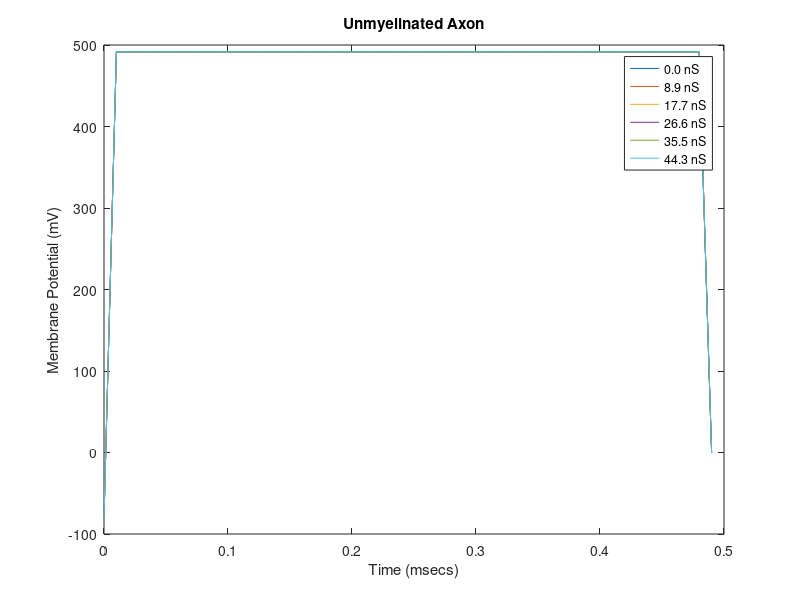

The MATLAB script that drew this image:

% Author: Enes Haxhimali
% Axon Type: unmyelinated 

% Parameters

%These simulations are all done with a 1 mew m thick axon%

d_x = 10; % compartment size 
d_t = 10; % step size 

axon_length = 400;
total_time = 500; 
J = axon_length/d_x;% number of compartment    %%%%%%%%%%%%%%%

%{
d_n = 2.5 * 10^(-6); % node length
d_b = 6 *10^(-6); % buoton diameter 
d_a = 1*10^(-6); % axon diameter
myl_d = 1.5*10^(-6); %myleinated axon diameter
myl_sheath = (myl_d-d_a)/2*10^(-6); % the thickness of the myelin sheath
a = d_a/2*10^(-6);  % radius of unmyelentiated node
a_my = myl_d/2*10^(-6); % radius of myelentiated node
r_b = d_b/2*10^(-6);   % radius of buoton
%}
%%{
d_n = 2.5 * 10^(-2); % node length
d_b = 6 *10^(-2); % buoton diameter 
d_a = 1*10^(-2); % axon diameter
myl_d = 1.5*10^(-2); %myleinated axon diameter
myl_sheath = (myl_d-d_a)/2*10^(-2); % the thickness of the myelin sheath
a = d_a/2*10^(-2);  % radius of unmyelentiated node
a_my = myl_d/2*10^(-2); % radius of myelentiated node
r_b = d_b/2*10^(-2);   % radius of buoton
%}
c_m = .1 * 10^(-2);%memebrane capacitance in mu F/cm^2
c_mye = 0.04*10^(-2);%myelin capacitance in mu F/cm^2

% calculating the capacitances
C_a= 2*pi*d_x*a*c_m;
C_my = 2*pi*d_x*a*c_mye;
C_b = c_m*(pi*d_b^2/2-2*r_b^2*acos(1-2*d_a^2/r_b^2));

% conductance
g_Na_n = 740 *10^(-2);% nodal sodium conductance mS/cm^2
g_leak_n = 47*10^(-2);% nodal leak conductance mS/cm^2
g_Na_a = 105*10^(-2);% unymel axon sodium conductance mS/cm^2
g_leak_a = 4.70*10^(-2);% unmyel axon leak conductance mS/cm^2
g_Na_m = 0;% myel axon sodium conductance mS/cm^2
g_leak_m = 0.188*10^(-2);% myel axon leak conductance mS/cm^2
g_Na_b = 0;% buoton sodium conductance mS/cm^2
g_leak_b = 4.7*10^(-2);% buoton leak conductance mS/cm^2

% resistance
R_a = 70*10^(-2);% specific restitivty of the axoplasm at 37 C in omega cm
R_b = 524*10^(-2); % Resistance of bouton in K omega

E_na = 51*10^(-3); % sodium reversal potential in mV
E_l = -80*10^(-3); % leak reversal potential in mV  80
E_cl = -40*10^(-3); % chloride reversal potential in mV

I_inj = 500*10^(-12); % injected current value in pA - picoamperes 
%all the chloride conductance values we will test
g_values = [0,8.9,17.7,26.6,35.5,44.3];

V_values = zeros(total_time/d_t,J,length(g_values)) ; % this will hold all the potential values at each compartment and at each unit of time
R_values = zeros(J,1) ; % this will hold all the resistance values at each compartment and at each unit of time
C_values = zeros(J,1) ; % this will hold all the capacitance values at each compartment and at each unit of time
%I_values = zeros(total_time/d_t,J) ; % this will hold all the injected current values at each compartment and at each unit of time
m_values = zeros(total_time/d_t,J,length(g_values)) ;
h_values = zeros(total_time/d_t,J,length(g_values)) ; 

%function [V_values] = potential_solver(axon_type,g_cl,)
% -- - - - - - - - - - -  - --  -%
% setting the V and R values, the buoton is in the middle
R_values(:)  = R_a*d_x/(pi*a^2) *10^-8;
R_values(ceil(J/2)) = R_b;

C_values(:)  = C_a;
C_values(ceil(J/2)) = C_b;

%Rate function values 
    
alpha_m = @(V) (0.029* V + 10.1)./(1+exp(-0.19*V - 9.31));
m_inf = @(V) 1./(1+exp(-0.24*V - 13.44));
beta_m = @(alpha_m,m_inf) alpha_m.*(1./m_inf - 1);
h_inf = @(V) 1./(1+exp(0.1775.*V + 13.26));
beta_h = @(V) 1.25./(1+exp(-0.1.*V - 5.6));
alpha_h = @(beta_h,h_inf) (h_inf.*beta_h)./(1-h_inf);


for g = 1:length(g_values)
    g_cl =g_values(g)*10^(-2); 

    % before beginning the loop set the values of m and h and V etc for the
    % first time step
    V_values(1,:,g) = -80 ;
    m_values(1,:,g) = (alpha_m(V_values(1,:,g) )*d_t)./(1+(alpha_m(V_values(1,:,g)) + beta_m(alpha_m(V_values(1,:,g)),m_inf(V_values(1,:,g)) ))*d_t);
    h_values(1,:,g) = (alpha_h(beta_h(V_values(1,:,g) ),h_inf(V_values(1,:,g)))*d_t)./(1+(alpha_h(beta_h(V_values(1,:,g)),h_inf(V_values(1,:,g))) + beta_h(V_values(1,:,g)))*d_t);
    
    V_0 = V_values(1,:,g);
    m_0 = m_values(1,:,g);
    h_0 = h_values(1,:,g);
    
    V_1 = 10*V_values(1,:,g);
    A = zeros(J,J);
    B = zeros(J,1);
    for n  = 2:total_time/d_t - 1
        disp(['timestep: ' num2str(n)])
        % we need to solve linear system of equations A*V(n) = B at each time step, where A
        % is the matrix of coefficients for the trigonal system of equations.    
       
        %{
        if n == 2
            V_0 = V_values(1,:);
            m_0 = m_values(1,:);
        end
        %}
    
        count = 0;
       %while abs(V_0-V_1) > 10^(-4)
            count = count +1;
            %disp('here')
            %disp(abs(V_0-V_1))
            for j = 1:J
                
                % BC1: if j = 1, v_-1 = v_1 
                % BC2: if j = J+1, v_J+1 = v_J-1
                
                % also have a condition if we are the axon or the buoton -->
                % resitance and capatiance values will change 
                
                % calculating the rate functions for this specific V
    
                alpha_m_current = alpha_m(V_values(n,j,g));
                m_inf_current = m_inf(V_values(n,j,g));
                beta_m_current = beta_m(alpha_m_current,m_inf_current);
                h_inf_current = h_inf(V_values(n,j,g));
                beta_h_current = beta_h(V_values(n,j,g));
                alpha_h_current = alpha_h(beta_h_current,h_inf_current);
    
                           
    
                g_leak_a = g_leak_a+ g_cl; % adding a cl component to the leak conductane
                if g_cl ~= 0 
                    E_l = E_cl;
                end
                 C_values(j) = C_values(j)
                 R_values = R_values
                % first solve the triagonal system of equations for U
                    if j ~= 1 && j ~= J
                        L  = -2*d_t/ (C_values(j)*(R_values(j-1) + R_values(j)));  
                        U  = -2*d_t/ (C_values(j)*(R_values(j) + R_values(j+1)));
                        % assigning the coefficients
                        A(j,j+1) = U;  
                        A(j,j-1) = L;
                    elseif j == 1 % BC1
                        L  = 0;  
                        U  = - 4*d_t/ (C_values(1)*(R_values(1) + R_values(2)));         
                        A(j,j+1) = U;  % assigning the coefficients
                    else  % BC2
                        L  = - 4*d_t/ (C_values(J)*(R_values(J-1) + R_values(J)));  
                        U = 0;
                        A(j,j-1) = .2;%L % assigning the coefficients
                    end          
    
                    disp(['L = ' num2str(L)])
                    disp(['U = ' num2str(U)])
                    disp(['m0 = ' num2str(m_0(j))])
                    disp(['h0 = ' num2str(h_0(j))])
                    disp(['rest =' num2str(d_t/C_values(j)*(g_Na_m*real(m_0(j))^3*real(h_0(j))+g_leak_m))])       
                    %disp(['rest =' num2str(d_t/C_values(j)*(g_Na_a*m_0(j)^3*h_0(j)+g_leak_a))])
            
                    D = 1 - L - U + d_t/C_values(j)*(g_Na_m*real(m_0(j))^3*real(h_0(j))+g_leak_m); %sum through conductances            
                    A(j,j) =  D; % assigning the coefficients 
                    disp(['D = ' num2str(D)])
                    if j ~= ceil(J/2) % case when not buoton
                        if  (n == 1  ) && j == 1  % we have an injected current in the first time step in first compartment
                          
                            %disp(V_0 + d_t/C_values(j) * (g_Na_a*m_0(j)^3*h_0(j)*E_na+g_leak_a*E_l) + d_t/C_values(j) * I_inj)
                            B(j) = V_0(j) + d_t/C_values(j) * (g_Na_m*real(m_0(j))^3*real(h_0(j))*E_na+g_leak_m*E_l) + d_t/C_values(j) * I_inj;
                        else
                            B(j) = V_0(j) + d_t/C_values(j) * (g_Na_m*real(m_0(j))^3*real(h_0(j))*E_na+g_leak_m*E_l) + d_t/C_values(j);            
                        end    
   
    
                    else
                        B(j) = V_0(j) + d_t/C_values(j) * (g_Na_b*real(m_0(j))^3*real(h_0(j))*E_na+g_leak_b*E_l) + d_t/C_values(j);        
                    end
                    disp(['b = ' num2str(B(j))])
            end 
            % updating V_0
            if  count ~= 1
                V_0 = V_1;
            end
            % Now solve AV = B to get new V_1:     
            V_1 = inv(A)*B;      
    
            %m_0= (m_0 + alpha_m(V_1)*d_t)./(1+(alpha_m(V_1) + beta_m(V_1))*d_t);
            %h_0 = (h_0 + alpha_h(V_1)*d_t)./(1+(alpha_h(V_1) +
            %beta_h(V_1))*d_t);
           if count ==20
            disp(m_0)
           end
    
           m_0 =  (m_0+d_t.*alpha_m(V_1))./(1+(alpha_m(V_1) + d_t*beta_m(alpha_m(V_1),m_inf(V_1) )));
          
           h_0= (h_0+alpha_h(beta_h(V_1 ),h_inf(V_1))*d_t)./(1+(alpha_h(beta_h(V_1),h_inf(V_1)) + beta_h(V_1))*d_t);
    
            %m_values(n,j) = (m_values(n-1,j) + alpha_m(V_values(n,j))*d_t)/(1+(alpha_m(V_values(n,j)) + beta_m(V_values(n,j)))*d_t);
            %h_values(n,j) = (h_values(n-1,j) + alpha_h(V_values(n,j))*d_t)/(1+(alpha_h(V_values(n,j)) + beta_h(V_values(n,j)))*d_t);
               
        %end
        V_values(n,:,g) = V_1;
        m_values(n,:,g) = m_0(:,1);
        h_values(n,:,g) = h_0(:,1);
    end
end

figure()

time = 0:d_t:total_time-d_t;
time = time/1000;

plot(time,V_values(:,ceil(J/2),1))
hold on;
plot(time,V_values(:,ceil(J/2),2))
hold on;
plot(time,V_values(:,ceil(J/2),3))
hold on;
plot(time,V_values(:,ceil(J/2),4))
hold on;
plot(time,V_values(:,ceil(J/2),5))
hold on;
plot(time,V_values(:,ceil(J/2),6))

title("Unmyelinated Axon")
xlabel("Time (msecs)")
ylabel("Membrane Potential (mV)")
legend('0.0 nS', '8.9 nS', '17.7 nS','26.6 nS','35.5 nS', '44.3 nS')

